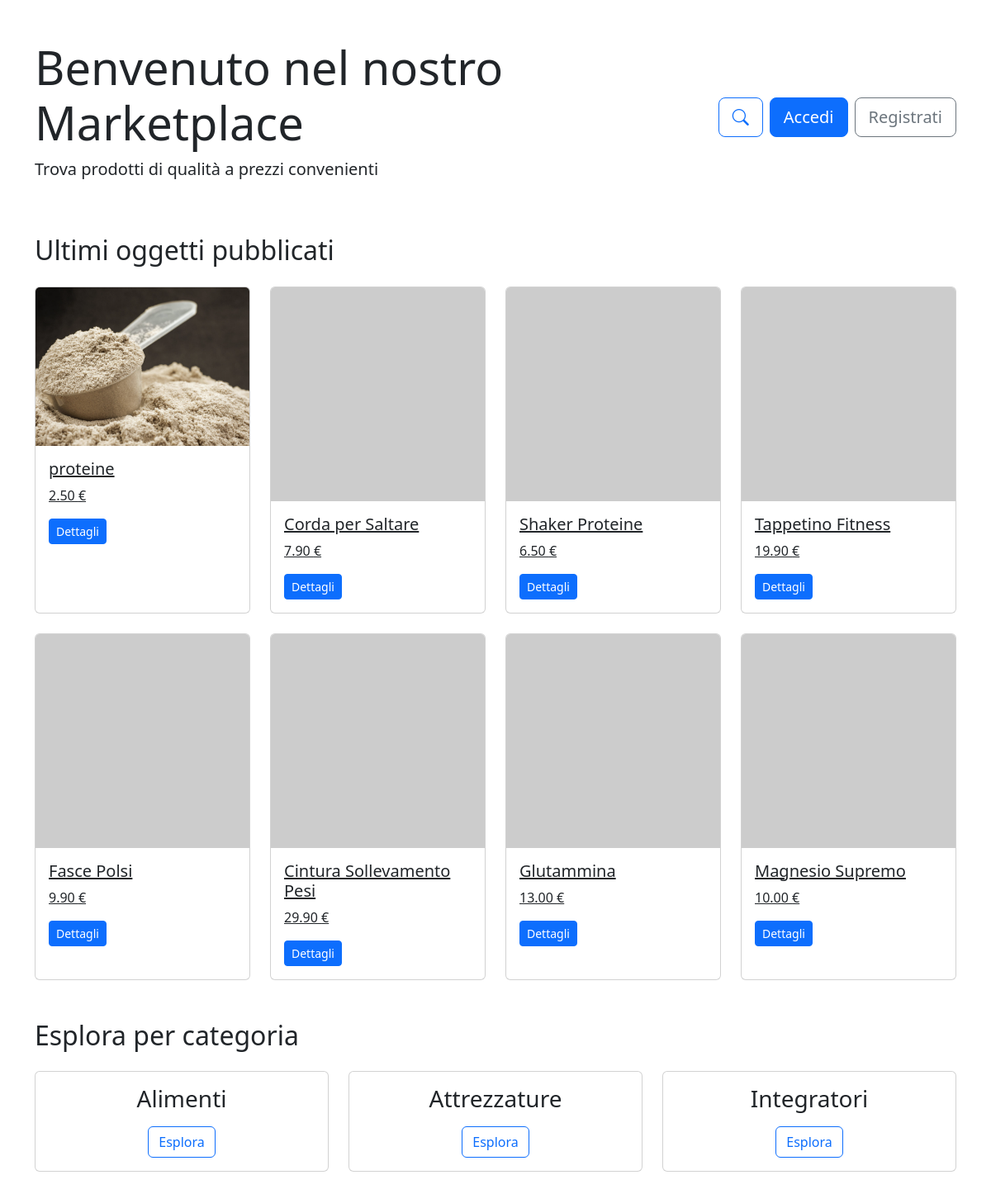
The page / on the database its author committed.
### products/models.py (models this page shows, shortened)
class Product(models.Model):
    category = models.ManyToManyField(Category)  #todo: decide if meny-to-many or foreign key
    name = models.CharField(max_length=200, unique=True)
    description = models.TextField(blank=True)
    price = models.DecimalField(max_digits=10, decimal_places=2)
    stock = models.PositiveIntegerField()
    available = models.BooleanField(default=True)
    created = models.DateTimeField(auto_now_add=True)
    updated = models.DateTimeField(auto_now=True)  #todo: add the user who created the product
    image = models.ImageField(upload_to='product_images/', blank=True, null=True)
    added_by = models.ForeignKey('users.CustomUser', on_delete=models.SET_NULL, related_name='products_added', null=True, blank=True)
    modified_by = models.ForeignKey('users.CustomUser', on_delete=models.SET_NULL, related_name='products_modified', null=True, blank=True)
    class Meta:
        ordering = ('name',)

class Category(models.Model):
    name = models.CharField(max_length=200, unique=True)
    class Meta:
        verbose_name_plural = "Categories"

### users/views.py (the view)
# urls.py: path('', home_page, name='home_page'),
def home_page(request):
    latest_products = Product.objects.all().order_by('-created')[:8]
    categories = Category.objects.all()[:6]
    context = {
        'latest_products': latest_products,
        'categories': categories,
    }
    return render(request, 'core/home_page.html', context)

### templates/core/home_page.html (shortened to what this page needs)
{% extends "base.html" %}
{% block content %}
<div class="container py-5">
    <div class="row mb-5">
        <div class="col-md-8">
            <h1 class="display-4">Benvenuto nel nostro Marketplace</h1>
            <p class="lead">Trova prodotti di qualità a prezzi convenienti</p>
        </div>
        <div class="col-md-4 text-end d-flex align-items-center justify-content-end">
            <a href="{% url 'products:product_list_category' %}" class="btn btn-outline-primary btn-lg me-2" title="Cerca prodotti">
                <i class="bi bi-search"></i>
            </a>
            <a href="{% url 'users:login' %}" class="btn btn-primary btn-lg">Accedi</a>
            <a href="{% url 'users:sign_up' %}" class="btn btn-outline-secondary btn-lg ms-2">Registrati</a>
        </div>
    </div>
    <h2 class="mb-4">Ultimi oggetti pubblicati</h2>
    <div class="row row-cols-1 row-cols-md-4 g-4 mb-5">
        {% for product in latest_products %}
        <div class="col">
            <a href="{% url 'products:product_info' product.id %}?source=home" class="card h-100">
                {% if product.image %}
                    <img src="{{ product.image.url }}" class="card-img-top" alt="{{ product.name }}">
                {% else %}
                    <img src="https://via.placeholder.com/150" class="card-img-top" alt="{{ product.name }}">
                {% endif %}
                <div class="card-body">
                    <h5 class="card-title">{{ product.name }}</h5>
                    <p class="card-text">{{ product.price }} €</p>
                    <span class="btn btn-sm btn-primary">Dettagli</span>
                </div>
            </a>
        </div>
        {% empty %}
        <div class="col-12">
            <div class="alert alert-info">Nessun prodotto disponibile al momento</div>
        </div>
        {% endfor %}
    </div>
    <h2 class="mb-4">Esplora per categoria</h2>
    <div class="row mb-5">
    {% for category in categories %}
        <div class="col-md-4 mb-4">
            <div class="card">
                <div class="card-body text-center">
                    <h3 class="card-title">{{ category.name }}</h3>
                    <a href="{% url 'products:product_list_category' category.id %}" class="btn btn-outline-primary">Esplora</a>
                </div>
            </div>
        </div>
        {% endfor %}
    </div>
</div>
{% endblock %}

### rows shown on the page
Product: image (picture), name "proteine", price "2.50"
Product: name "Corda per Saltare", price "7.90"
Product: name "Shaker Proteine", price "6.50"
Product: name "Tappetino Fitness", price "19.90"
Product: name "Fasce Polsi", price "9.90"
Product: name "Cintura Sollevamento Pesi", price "29.90"
Product: name "Glutammina", price "13.00"
Product: name "Magnesio Supremo", price "10.00"
Category: name "Alimenti"
Category: name "Attrezzature"
Category: name "Integratori"
